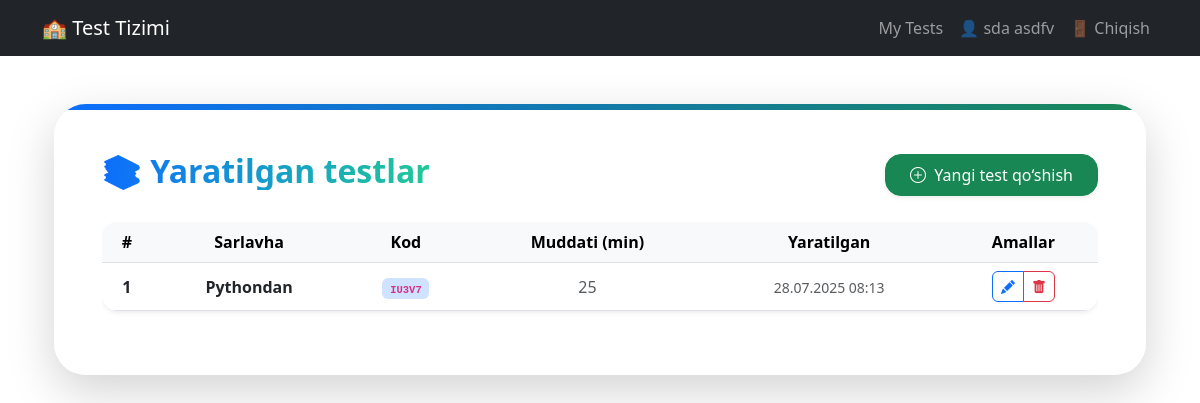
The page /teachers/tests/ (signed in) on the database as committed earlier.
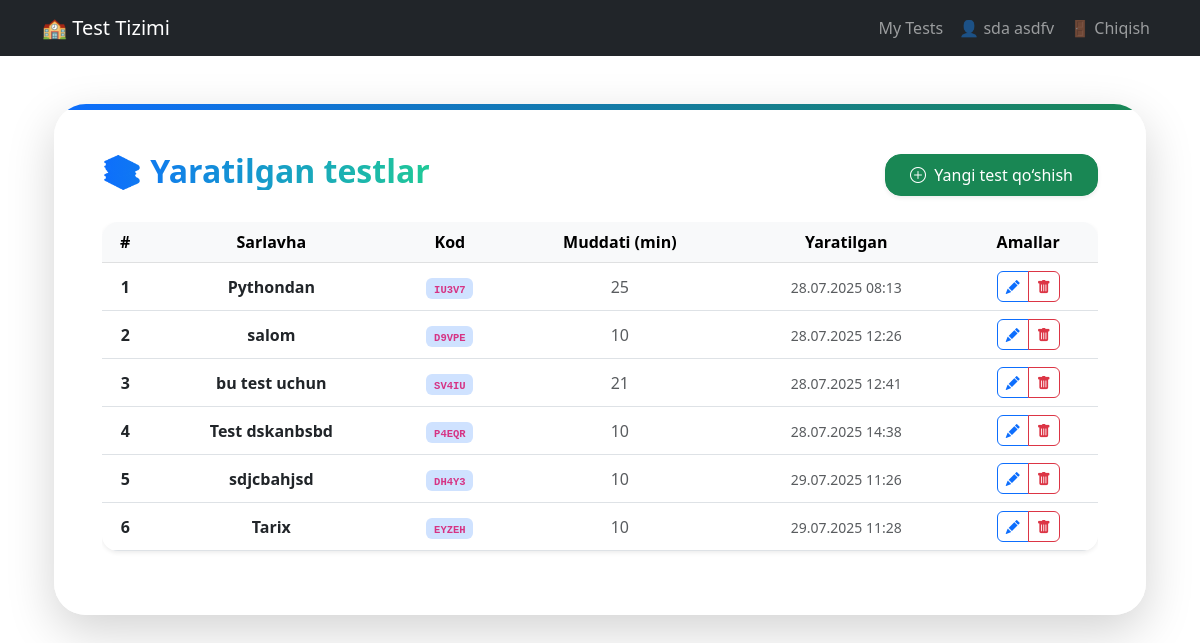
The same page on the database as committed later.
### USERS/models.py (models this page shows, shortened)
class CustomUser(AbstractBaseUser, PermissionsMixin):
    ROLE_CHOICES = (
        ("admin", "Admin"),
        ("teacher", "Teacher"),
        ("student", "Student"),
    )
    email = models.EmailField(unique=True)
    first_name = models.CharField(max_length=30)
    last_name = models.CharField(max_length=30, blank=True, null=True)
    phone = models.CharField(
        max_length=13,
        unique=True,
        validators=[
            RegexValidator(
                regex=r"^\+998\d{9}$",
                message="Telefon raqam formati: +998901234567 bo'lishi kerak.",
            )
        ],
        help_text="Masalan: +998901234567",
    )
    role = models.CharField(
        max_length=10,
        choices=ROLE_CHOICES,
        default="student"
    )
    is_active = models.BooleanField(default=True)
    is_staff = models.BooleanField(default=False)
    date_joined = models.DateTimeField(default=timezone.now)
    objects = CustomUserManager()
    USERNAME_FIELD = "email"
    REQUIRED_FIELDS = ["first_name", "phone"]
    @property
    def full_name(self):
        if self.last_name:
            return f"{self.first_name} {self.last_name}"
        return self.first_name

### TEACHERS/models.py (models this page shows, shortened)
class Test(models.Model):
    title = models.CharField(max_length=255)
    description = models.TextField()
    code = models.CharField(max_length=5, unique=True, blank=True)
    duration = models.PositiveIntegerField(
        default=10,
        validators=[MinValueValidator(1)],
        help_text="Test davomiyligi (daqiqada)"
    )
    created_by = models.ForeignKey(User, on_delete=models.CASCADE)
    created_at = models.DateTimeField(auto_now_add=True)

### TEACHERS/views.py (the view)
# urls.py: path("tests/", views.test_list, name="test_list"),
@login_required
def test_list(request):
    tests = Test.objects.filter(created_by__role='teacher')
    return render(request, 'teachers/tests/test_list.html', {'tests': tests})

### templates/teachers/tests/test_list.html (shortened to what this page needs)
{% extends "base.html" %}
{% block content %}
<div class="container mt-5">
    <div class="card shadow-lg border-0 rounded-5 overflow-hidden">
        <div class="position-absolute top-0 start-0 w-100" style="height: 6px; background: linear-gradient(to right, #0d6efd, #198754);"></div>
        <div class="card-body p-5 bg-white">
            <div class="d-flex justify-content-between align-items-center mb-4">
                <h2 class="text-gradient fw-bold">📚 Yaratilgan testlar</h2>
                <a href="{% url 'teachers:test_create' %}" class="btn btn-success rounded-4 shadow-sm px-4 py-2">
                    <i class="bi bi-plus-circle me-1"></i> Yangi test qo‘shish
                </a>
            </div>
            <div class="table-responsive">
                <table class="table table-hover align-middle text-center shadow-sm rounded-4 overflow-hidden">
                    <thead class="table-light">
                        <tr class="align-middle">
                            <th>#</th>
                            <th>Sarlavha</th>
                            <th>Kod</th>
                            <th>Muddati (min)</th>
                            <th>Yaratilgan</th>
                            <th>Amallar</th>
                        </tr>
                    </thead>
                    <tbody>
                        {% for test in tests %}
                        <tr>
                            <td class="fw-bold">{{ forloop.counter }}</td>
                            <td>
                                <a href="{% url 'teachers:test_detail' test.pk %}"
                                   class="text-decoration-none text-dark fw-semibold">
                                    {{ test.title }}
                                </a>
                            </td>
                            <td><span class="badge bg-primary-subtle text-primary"><code>{{ test.code }}</code></span></td>
                            <td><span class="text-muted">{{ test.duration }}</span></td>
                            <td><small class="text-muted">{{ test.created_at|date:"d.m.Y H:i" }}</small></td>
                            <td>
                                <div class="btn-group btn-group-sm">
                                    <a href="{% url 'teachers:test_update' test.pk %}" class="btn btn-outline-primary rounded-start">
                                        <i class="bi bi-pencil-fill"></i>
                                    </a>
                                    <a href="{% url 'teachers:test_delete' test.pk %}" class="btn btn-outline-danger rounded-end"
                                       onclick="return confirmDelete(this)">
                                        <i class="bi bi-trash-fill"></i>
                                    </a>
                                </div>
                            </td>
                        </tr>
                        {% empty %}
                        <tr>
                            <td colspan="6" class="text-center text-muted fst-italic">📭 Hech qanday test topilmadi.</td>
                        </tr>
                        {% endfor %}
                    </tbody>
                </table>
            </div>
        </div>
    </div>
</div>
{% endblock %}

### templates/base.html (shortened to what this page needs)
<!DOCTYPE html>
<html lang="uz">
<head>
    <link href="https://cdn.jsdelivr.net/npm/bootstrap@5.3.0/dist/css/bootstrap.min.css" rel="stylesheet">
    <link href="https://cdn.jsdelivr.net/npm/bootstrap-icons@1.10.5/font/bootstrap-icons.css" rel="stylesheet">
</head>
<body>
    <nav class="navbar navbar-expand-lg navbar-dark bg-dark mb-4">
        <div class="container">
            <a class="navbar-brand" href="/">🏫 Test Tizimi</a>
            <div class="collapse navbar-collapse" id="navbarNav">
                <ul class="navbar-nav ms-auto">
                    {% if request.user.role == 'teacher' %}
                    <li class="nav-item">
                        <a class="nav-link" href="{% url 'teachers:test_list' %}"> My Tests </a>
                    </li>
                    {% endif %}
                    {% if user.is_authenticated %}
                    <li class="nav-item">
                        <a class="nav-link" href="#">👤 {{ user.full_name }}</a>
                    </li>
                    <li class="nav-item">
                        <a class="nav-link" href="{% url 'logout' %}">🚪 Chiqish</a>
                    </li>
                    {% endif %}
                </ul>
            </div>
        </div>
    </nav>
    <div class="container">
        {% block content %}{% endblock %}
    </div>
</body>
</html>

### templates/base.html (style rules this page uses)
.text-gradient { background: linear-gradient(to right, #0d6efd, #20c997); -webkit-background-clip: text; -webkit-text-fill-color: transparent; }

Rows that differ between the two databases and show on the page:
added Test: title "salom", code "D9VPE", duration "10", created_at "28.07.2025 12:26"
added Test: title "bu test uchun", code "SV4IU", duration "21", created_at "28.07.2025 12:41"
added Test: title "Test dskanbsbd", code "P4EQR", duration "10", created_at "28.07.2025 14:38"
added Test: title "sdjcbahjsd", code "DH4Y3", duration "10", created_at "29.07.2025 11:26"
added Test: title "Tarix", code "EYZEH", duration "10", created_at "29.07.2025 11:28"
